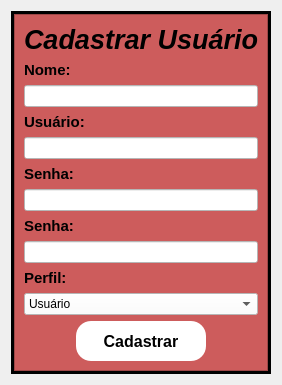
            <widget class="QWidget" name="pg_cad_user">
             <layout class="QHBoxLayout" name="horizontalLayout_6">
              <item>
               <widget class="QFrame" name="frame_26">
                <property name="styleSheet">
                 <string notr="true">background-color: rgb(0, 0, 0);</string>
                </property>
                <property name="frameShape">
                 <enum>QFrame::StyledPanel</enum>
                </property>
                <property name="frameShadow">
                 <enum>QFrame::Raised</enum>
                </property>
                <layout class="QVBoxLayout" name="verticalLayout_51">
                 <property name="leftMargin">
                  <number>2</number>
                 </property>
                 <property name="topMargin">
                  <number>2</number>
                 </property>
                 <property name="rightMargin">
                  <number>2</number>
                 </property>
                 <property name="bottomMargin">
                  <number>2</number>
                 </property>
                 <item>
                  <widget class="QFrame" name="frame_27">
                   <property name="styleSheet">
                    <string notr="true">
background-color: rgb(205,92,92);

</string>
                   </property>
                   <property name="frameShape">
                    <enum>QFrame::StyledPanel</enum>
                   </property>
                   <property name="frameShadow">
                    <enum>QFrame::Raised</enum>
                   </property>
                   <layout class="QVBoxLayout" name="verticalLayout_52">
                    <item alignment="Qt::AlignHCenter">
                     <widget class="QLabel" name="label_42">
                      <property name="font">
                       <font>
                        <family>Arial</family>
                        <pointsize>20</pointsize>
                        <weight>75</weight>
                        <italic>true</italic>
                        <bold>true</bold>
                       </font>
                      </property>
                      <property name="text">
                       <string>Cadastrar Usuário</string>
                      </property>
                     </widget>
                    </item>
                    <item>
                     <layout class="QVBoxLayout" name="verticalLayout_57">
                      <item>
                       <widget class="QLabel" name="label_43">
                        <property name="font">
                         <font>
                          <family>Arial</family>
                          <pointsize>11</pointsize>
                          <weight>75</weight>
                          <bold>true</bold>
                         </font>
                        </property>
                        <property name="text">
                         <string>Nome:</string>
                        </property>
                       </widget>
                      </item>
                      <item>
                       <widget class="QLineEdit" name="txt_nome_user">
                        <property name="minimumSize">
                         <size>
                          <width>0</width>
                          <height>0</height>
                         </size>
                        </property>
                        <property name="maximumSize">
                         <size>
                          <width>16777215</width>
                          <height>16777215</height>
                         </size>
                        </property>
                        <property name="layoutDirection">
                         <enum>Qt::LeftToRight</enum>
                        </property>
                        <property name="styleSheet">
                         <string notr="true">background-color: rgb(255, 255, 255);</string>
                        </property>
                        <property name="alignment">
                         <set>Qt::AlignLeading|Qt::AlignLeft|Qt::AlignVCenter</set>
                        </property>
                        <property name="cursorMoveStyle">
                         <enum>Qt::LogicalMoveStyle</enum>
                        </property>
                       </widget>
                      </item>
                     </layout>
                    </item>
                    <item>
                     <layout class="QVBoxLayout" name="verticalLayout_56">
                      <item>
                       <widget class="QLabel" name="label_44">
                        <property name="font">
                         <font>
                          <family>Arial</family>
                          <pointsize>11</pointsize>
                          <weight>75</weight>
                          <bold>true</bold>
                         </font>
                        </property>
                        <property name="text">
                         <string>Usuário:</string>
                        </property>
                       </widget>
                      </item>
                      <item>
                       <widget class="QLineEdit" name="txt_user_user">
                        <property name="styleSheet">
                         <string notr="true">background-color: rgb(255, 255, 255);</string>
                        </property>
                       </widget>
                      </item>
                     </layout>
                    </item>
                    <item>
                     <layout class="QVBoxLayout" name="verticalLayout_55">
                      <item>
                       <widget class="QLabel" name="label_45">
                        <property name="font">
                         <font>
                          <family>Arial</family>
                          <pointsize>11</pointsize>
                          <weight>75</weight>
                          <bold>true</bold>
                         </font>
                        </property>
                        <property name="text">
                         <string>Senha:</string>
                        </property>
                       </widget>
                      </item>
                      <item>
                       <widget class="QLineEdit" name="txt_senha_user">
                        <property name="styleSheet">
                         <string notr="true">background-color: rgb(255, 255, 255);</string>
                        </property>
                        <property name="echoMode">
                         <enum>QLineEdit::Password</enum>
                        </property>
                       </widget>
                      </item>
                     </layout>
                    </item>
                    <item>
                     <layout class="QVBoxLayout" name="verticalLayout_54">
                      <item>
                       <widget class="QLabel" name="label_46">
                        <property name="font">
                         <font>
                          <family>Arial</family>
                          <pointsize>11</pointsize>
                          <weight>75</weight>
                          <bold>true</bold>
                         </font>
                        </property>
                        <property name="text">
                         <string>Senha:</string>
                        </property>
                       </widget>
                      </item>
                      <item>
                       <widget class="QLineEdit" name="txt_senha2_user">
                        <property name="styleSheet">
                         <string notr="true">background-color: rgb(255, 255, 255);</string>
                        </property>
                        <property name="echoMode">
                         <enum>QLineEdit::Password</enum>
                        </property>
                       </widget>
                      </item>
                     </layout>
                    </item>
                    <item>
                     <layout class="QVBoxLayout" name="verticalLayout_53">
                      <item>
                       <widget class="QLabel" name="label_50">
                        <property name="font">
                         <font>
                          <family>Arial</family>
                          <pointsize>11</pointsize>
                          <weight>75</weight>
                          <bold>true</bold>
                         </font>
                        </property>
                        <property name="text">
                         <string>Perfil:</string>
                        </property>
                       </widget>
                      </item>
                      <item>
                       <widget class="QComboBox" name="txt_perfil_user">
                        <property name="styleSheet">
                         <string notr="true">background-color: rgb(255, 255, 255);</string>
                        </property>
                        <item>
                         <property name="text">
                          <string>Usuário</string>
                         </property>
                        </item>
                        <item>
                         <property name="text">
                          <string>Administrador</string>
                         </property>
                        </item>
                       </widget>
                      </item>
                     </layout>
                    </item>
                    <item>
                     <layout class="QHBoxLayout" name="horizontalLayout_12">
                      <item>
                       <widget class="QLabel" name="label_48">
                        <property name="text">
                         <string/>
                        </property>
                       </widget>
                      </item>
                      <item>
                       <widget class="QPushButton" name="btn_cadastro_user">
                        <property name="minimumSize">
                         <size>
                          <width>130</width>
                          <height>40</height>
                         </size>
                        </property>
                        <property name="maximumSize">
                         <size>
                          <width>130</width>
                          <height>16777215</height>
                         </size>
                        </property>
                        <property name="font">
                         <font>
                          <family>Arial</family>
                          <pointsize>12</pointsize>
                          <weight>75</weight>
                          <bold>true</bold>
                         </font>
                        </property>
                        <property name="cursor">
                         <cursorShape>PointingHandCursor</cursorShape>
                        </property>
                        <property name="styleSheet">
                         <string notr="true">QPushButton:hover{
background-color:rgb(176,224,230);
border-radius:15px;
color:rgb(0,0,0);
}
QPushButton{
background-color:rgb(255,255,255);
border-radius:15px;
color:rgb(0,0,0);
}</string>
                        </property>
                        <property name="text">
                         <string>Cadastrar</string>
                        </property>
                        <property name="icon">
                         <iconset>
                          <normaloff>icones/novo_user.png</normaloff>icones/novo_user.png</iconset>
                        </property>
                        <property name="iconSize">
                         <size>
                          <width>32</width>
                          <height>32</height>
                         </size>
                        </property>
                       </widget>
                      </item>
                      <item>
                       <widget class="QLabel" name="label_49">
                        <property name="text">
                         <string/>
                        </property>
                       </widget>
                      </item>
                     </layout>
                    </item>
                   </layout>
                  </widget>
                 </item>
                </layout>
               </widget>
              </item>
             </layout>
            </widget>
